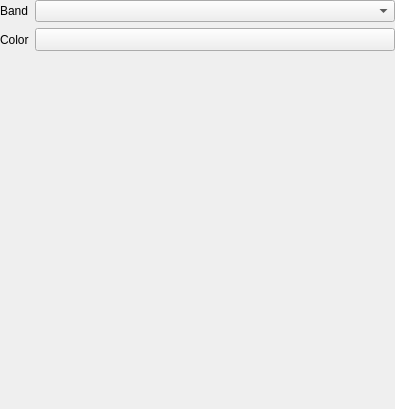
<?xml version="1.0" encoding="UTF-8"?>
<ui version="4.0">
 <class>QgsRasterSingleColorRendererWidgetBase</class>
 <widget class="QWidget" name="QgsRasterSingleColorRendererWidgetBase">
  <property name="geometry">
   <rect>
    <x>0</x>
    <y>0</y>
    <width>395</width>
    <height>409</height>
   </rect>
  </property>
  <property name="windowTitle">
   <string notr="true">Form</string>
  </property>
  <layout class="QVBoxLayout" name="verticalLayout">
   <property name="leftMargin">
    <number>0</number>
   </property>
   <property name="topMargin">
    <number>0</number>
   </property>
   <property name="rightMargin">
    <number>0</number>
   </property>
   <property name="bottomMargin">
    <number>0</number>
   </property>
   <item>
    <layout class="QGridLayout" name="gridLayout">
     <item row="0" column="0">
      <widget class="QLabel" name="mBandLabel">
       <property name="text">
        <string>Band</string>
       </property>
      </widget>
     </item>
     <item row="0" column="1">
      <widget class="QgsRasterBandComboBox" name="mBandComboBox"/>
     </item>
     <item row="1" column="0">
      <widget class="QLabel" name="mColorLabel">
       <property name="text">
        <string>Color</string>
       </property>
      </widget>
     </item>
     <item row="1" column="1">
      <widget class="QgsColorButton" name="mColorButton">
       <property name="sizePolicy">
        <sizepolicy hsizetype="Expanding" vsizetype="Fixed">
         <horstretch>0</horstretch>
         <verstretch>0</verstretch>
        </sizepolicy>
       </property>
       <property name="minimumSize">
        <size>
         <width>120</width>
         <height>0</height>
        </size>
       </property>
       <property name="maximumSize">
        <size>
         <width>16777215</width>
         <height>16777215</height>
        </size>
       </property>
      </widget>
     </item>
    </layout>
   </item>
   <item>
    <spacer name="verticalSpacer">
     <property name="orientation">
      <enum>Qt::Vertical</enum>
     </property>
     <property name="sizeHint" stdset="0">
      <size>
       <width>20</width>
       <height>40</height>
      </size>
     </property>
    </spacer>
   </item>
  </layout>
 </widget>
 <customwidgets>
  <customwidget>
   <class>QgsColorButton</class>
   <extends>QToolButton</extends>
   <header>qgscolorbutton.h</header>
  </customwidget>
  <customwidget>
   <class>QgsRasterBandComboBox</class>
   <extends>QComboBox</extends>
   <header>qgsrasterbandcombobox.h</header>
  </customwidget>
 </customwidgets>
 <resources/>
 <connections/>
</ui>
